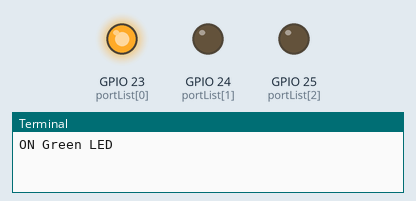
This program was run on a simulated Raspberry Pi (BCM pin numbers). On the bench: output pins drawn as LEDs (lit = HIGH), the last lines printed to the terminal.

Above: at 3.5 s.
At 8.0 s:
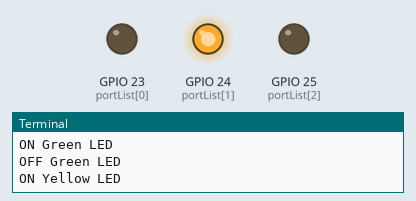
At 11.5 s:
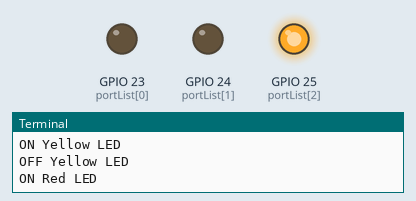
Timing chart, 0 to 18.2 s (numbered marks = the images above):
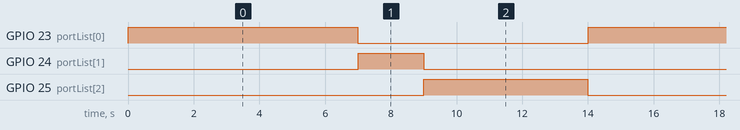

The program:

two-traffic-lightsV2.py
```python
# --------------------------------- EXAM 1 V2 ---------------------------------

import RPi.GPIO as GPIO
import time

portList = [23, 24, 25] # green, yellow, red

def setup():
    GPIO.setmode(GPIO.BCM)
    GPIO.setwarnings(False)
    GPIO.setup(portList, GPIO.OUT)

def run():
    try:
        while True:
            led_virtual_switch()
    except KeyboardInterrupt:
        GPIO.cleanup()
        print("Stop running")
    GPIO.cleanup()

def led_virtual_switch():
    GPIO.output(portList, GPIO.LOW) # reset colors
    for port in portList:
        [print("ON Green LED ") if port==23 else print("ON Yellow LED") if port==24 else print("ON Red LED")]
        GPIO.output(port, GPIO.HIGH)
        [time.sleep(7) if port==23 else time.sleep(2) if port==24 else time.sleep(5)]
        GPIO.output(port, GPIO.LOW)
        [print("OFF Green LED") if port==23 else print("OFF Yellow LED ") if port==24 else print("OFF Red LED")]

setup()
run()
```

Measured:
- by itself, GPIO 23 (portList[0]): alternates HIGH for 7.0 s and LOW for 7.0 s
- by itself, GPIO 24 (portList[1]): alternates HIGH for 2.0 s and LOW for 12.0 s
- by itself, GPIO 25 (portList[2]): alternates HIGH for 5.0 s and LOW for 9.0 s
